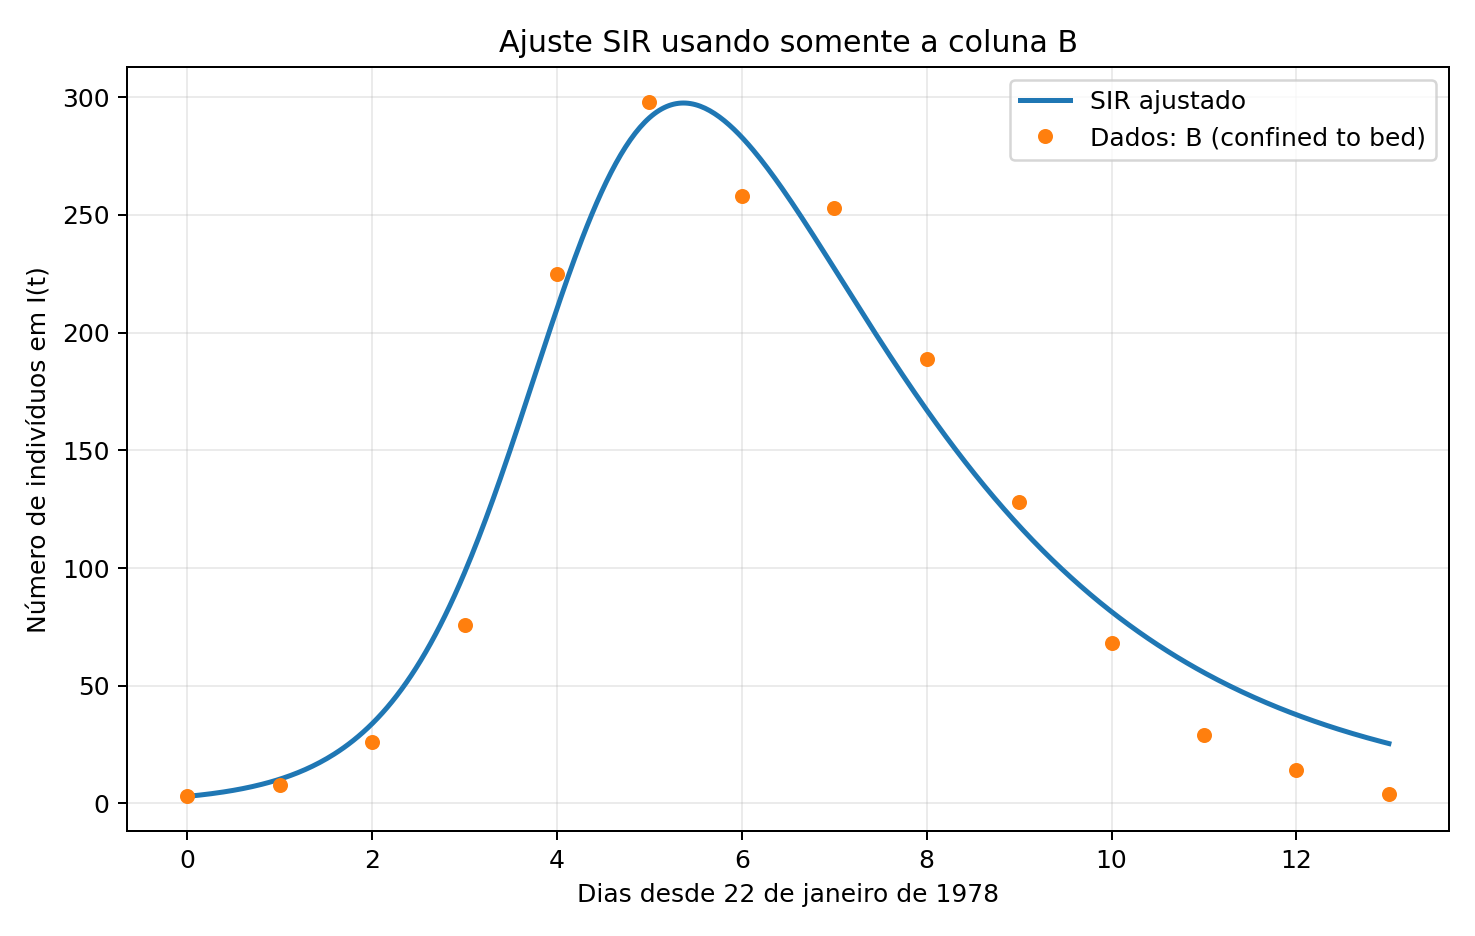

Write Python code to recreate this figure.
import numpy as np
import matplotlib.pyplot as plt
from scipy.integrate import odeint
from scipy.optimize import curve_fit
N=763.0
t=np.arange(14,dtype=float)
B=np.array([3,8,26,76,225,298,258,253,189,128,68,29,14,4],dtype=float)
def rhs(y,t,beta,gamma):
    S,I,R=y
    return (-beta*S*I/N,beta*S*I/N-gamma*I,gamma*I)
def Icurve(tt,beta,gamma):
    return odeint(rhs,[760.,3.,0.],tt,args=(beta,gamma))[:,1]
popt,_=curve_fit(Icurve,t,B,p0=(1.5,.3),bounds=(0,np.inf),maxfev=20000)
beta,gamma=popt
print('beta =',beta,'day^-1')
print('gamma =',gamma,'day^-1')
print('R0 =',beta/gamma)
print('1/gamma =',1/gamma,'days')
print('RSS =',np.sum((Icurve(t,beta,gamma)-B)**2))
print('RMSE =',np.sqrt(np.mean((Icurve(t,beta,gamma)-B)**2)))
tfine=np.linspace(0,13,500)
plt.figure(figsize=(8.2,5.2))
plt.plot(tfine,Icurve(tfine,beta,gamma),linewidth=2,label='SIR ajustado')
plt.plot(t,B,'o',markersize=5,label='Dados: B (confined to bed)')
plt.xlabel('Dias desde 22 de janeiro de 1978')
plt.ylabel('Numero de individuos em I(t)')
plt.title('Ajuste SIR usando somente a coluna B')
plt.grid(alpha=.25); plt.legend(); plt.tight_layout()
plt.savefig('calibracao_SIR_surto_BMJ_White_coluna_B.png',dpi=180)
plt.show()
